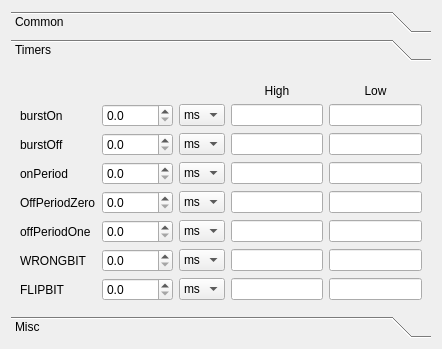
<?xml version="1.0" encoding="UTF-8"?>
<ui version="4.0">
 <class>myTabPage</class>
 <widget class="QWidget" name="myTabPage">
  <property name="geometry">
   <rect>
    <x>0</x>
    <y>0</y>
    <width>442</width>
    <height>349</height>
   </rect>
  </property>
  <property name="windowTitle">
   <string>Form</string>
  </property>
  <layout class="QGridLayout" name="gridLayout">
   <item row="0" column="0">
    <widget class="QToolBox" name="toolBox">
     <property name="enabled">
      <bool>true</bool>
     </property>
     <property name="currentIndex">
      <number>1</number>
     </property>
     <widget class="QWidget" name="commonBox">
      <property name="geometry">
       <rect>
        <x>0</x>
        <y>0</y>
        <width>424</width>
        <height>250</height>
       </rect>
      </property>
      <attribute name="label">
       <string>Common</string>
      </attribute>
      <layout class="QGridLayout" name="gridLayout_2">
       <item row="2" column="0">
        <widget class="QLabel" name="label_2">
         <property name="text">
          <string>Common Signal</string>
         </property>
        </widget>
       </item>
       <item row="2" column="1">
        <widget class="QLineEdit" name="CommonSignal"/>
       </item>
       <item row="7" column="0">
        <widget class="QLabel" name="label_4">
         <property name="text">
          <string>Common Signal Length</string>
         </property>
        </widget>
       </item>
       <item row="7" column="1">
        <widget class="QLineEdit" name="COMMON_SIGNAL_LENGTH"/>
       </item>
       <item row="8" column="0">
        <widget class="QLabel" name="label_3">
         <property name="layoutDirection">
          <enum>Qt::RightToLeft</enum>
         </property>
         <property name="text">
          <string>Command Signal Length</string>
         </property>
        </widget>
       </item>
       <item row="8" column="1">
        <widget class="QLineEdit" name="CMD_SIGNAL_LENGTH"/>
       </item>
       <item row="0" column="0">
        <widget class="QLabel" name="label">
         <property name="text">
          <string>Device Name</string>
         </property>
        </widget>
       </item>
       <item row="0" column="1">
        <widget class="QLineEdit" name="Device_ID"/>
       </item>
       <item row="1" column="0">
        <widget class="QLabel" name="label_5">
         <property name="text">
          <string>Model</string>
         </property>
        </widget>
       </item>
       <item row="1" column="1">
        <widget class="QLineEdit" name="Model"/>
       </item>
       <item row="3" column="0">
        <widget class="QLabel" name="label_6">
         <property name="text">
          <string>xvalue4</string>
         </property>
        </widget>
       </item>
       <item row="3" column="1">
        <widget class="QLineEdit" name="xvalue4"/>
       </item>
       <item row="4" column="0">
        <widget class="QLabel" name="label_7">
         <property name="text">
          <string>xvalue5</string>
         </property>
        </widget>
       </item>
       <item row="4" column="1">
        <widget class="QLineEdit" name="xvalue5"/>
       </item>
       <item row="5" column="0">
        <widget class="QLabel" name="label_8">
         <property name="text">
          <string>yvalue4</string>
         </property>
        </widget>
       </item>
       <item row="5" column="1">
        <widget class="QLineEdit" name="yvalue4"/>
       </item>
       <item row="6" column="0">
        <widget class="QLabel" name="label_9">
         <property name="text">
          <string>yvalue5</string>
         </property>
        </widget>
       </item>
       <item row="6" column="1">
        <widget class="QLineEdit" name="yvalue5"/>
       </item>
      </layout>
     </widget>
     <widget class="QWidget" name="timerBox">
      <property name="geometry">
       <rect>
        <x>0</x>
        <y>0</y>
        <width>424</width>
        <height>250</height>
       </rect>
      </property>
      <attribute name="label">
       <string>Timers</string>
      </attribute>
      <layout class="QGridLayout" name="gridLayout_3">
       <item row="0" column="3">
        <widget class="QLabel" name="label_10">
         <property name="text">
          <string>High</string>
         </property>
         <property name="alignment">
          <set>Qt::AlignBottom|Qt::AlignHCenter</set>
         </property>
        </widget>
       </item>
       <item row="0" column="4">
        <widget class="QLabel" name="label_11">
         <property name="text">
          <string>Low</string>
         </property>
         <property name="alignment">
          <set>Qt::AlignBottom|Qt::AlignHCenter</set>
         </property>
        </widget>
       </item>
       <item row="1" column="0">
        <widget class="QLabel" name="label_12">
         <property name="text">
          <string>burstOn</string>
         </property>
        </widget>
       </item>
       <item row="1" column="1">
        <widget class="QDoubleSpinBox" name="burstOnTime">
         <property name="decimals">
          <number>1</number>
         </property>
         <property name="maximum">
          <double>10000.000000000000000</double>
         </property>
        </widget>
       </item>
       <item row="1" column="2">
        <widget class="QComboBox" name="burstOnUnit">
         <item>
          <property name="text">
           <string>ms</string>
          </property>
         </item>
         <item>
          <property name="text">
           <string>us</string>
          </property>
         </item>
        </widget>
       </item>
       <item row="1" column="3">
        <widget class="QLineEdit" name="burstOnHigh"/>
       </item>
       <item row="1" column="4">
        <widget class="QLineEdit" name="burstOnLow"/>
       </item>
       <item row="2" column="0">
        <widget class="QLabel" name="label_13">
         <property name="text">
          <string>burstOff</string>
         </property>
        </widget>
       </item>
       <item row="2" column="1">
        <widget class="QDoubleSpinBox" name="burstOffTime">
         <property name="decimals">
          <number>1</number>
         </property>
         <property name="maximum">
          <double>10000.000000000000000</double>
         </property>
        </widget>
       </item>
       <item row="2" column="2">
        <widget class="QComboBox" name="burstOffUnit">
         <item>
          <property name="text">
           <string>ms</string>
          </property>
         </item>
         <item>
          <property name="text">
           <string>us</string>
          </property>
         </item>
        </widget>
       </item>
       <item row="2" column="3">
        <widget class="QLineEdit" name="burstOffHigh"/>
       </item>
       <item row="2" column="4">
        <widget class="QLineEdit" name="burstOffLow"/>
       </item>
       <item row="3" column="0">
        <widget class="QLabel" name="label_14">
         <property name="text">
          <string>onPeriod</string>
         </property>
        </widget>
       </item>
       <item row="3" column="1">
        <widget class="QDoubleSpinBox" name="onPeriodTime">
         <property name="decimals">
          <number>1</number>
         </property>
         <property name="maximum">
          <double>10000.000000000000000</double>
         </property>
        </widget>
       </item>
       <item row="3" column="2">
        <widget class="QComboBox" name="onPeriodUnit">
         <item>
          <property name="text">
           <string>ms</string>
          </property>
         </item>
         <item>
          <property name="text">
           <string>us</string>
          </property>
         </item>
        </widget>
       </item>
       <item row="3" column="3">
        <widget class="QLineEdit" name="onPeriodHigh"/>
       </item>
       <item row="3" column="4">
        <widget class="QLineEdit" name="onPeriodLow"/>
       </item>
       <item row="4" column="0">
        <widget class="QLabel" name="label_15">
         <property name="text">
          <string>OffPeriodZero</string>
         </property>
        </widget>
       </item>
       <item row="4" column="1">
        <widget class="QDoubleSpinBox" name="offPeriodZeroTime">
         <property name="decimals">
          <number>1</number>
         </property>
         <property name="maximum">
          <double>10000.000000000000000</double>
         </property>
        </widget>
       </item>
       <item row="4" column="2">
        <widget class="QComboBox" name="offPeriodZeroUnit">
         <item>
          <property name="text">
           <string>ms</string>
          </property>
         </item>
         <item>
          <property name="text">
           <string>us</string>
          </property>
         </item>
        </widget>
       </item>
       <item row="4" column="3">
        <widget class="QLineEdit" name="offPeriodZeroHigh"/>
       </item>
       <item row="4" column="4">
        <widget class="QLineEdit" name="offPeriodZeroLow"/>
       </item>
       <item row="5" column="0">
        <widget class="QLabel" name="label_16">
         <property name="text">
          <string>offPeriodOne</string>
         </property>
        </widget>
       </item>
       <item row="5" column="1">
        <widget class="QDoubleSpinBox" name="offPeriodOneTime">
         <property name="decimals">
          <number>1</number>
         </property>
         <property name="maximum">
          <double>10000.000000000000000</double>
         </property>
        </widget>
       </item>
       <item row="5" column="2">
        <widget class="QComboBox" name="offPeriodOneUnit">
         <item>
          <property name="text">
           <string>ms</string>
          </property>
         </item>
         <item>
          <property name="text">
           <string>us</string>
          </property>
         </item>
        </widget>
       </item>
       <item row="5" column="3">
        <widget class="QLineEdit" name="offPeriodOneHigh"/>
       </item>
       <item row="5" column="4">
        <widget class="QLineEdit" name="offPeriodOneLow"/>
       </item>
       <item row="6" column="0">
        <widget class="QLabel" name="label_17">
         <property name="text">
          <string>WRONGBIT</string>
         </property>
        </widget>
       </item>
       <item row="6" column="1">
        <widget class="QDoubleSpinBox" name="WRONGBITTime">
         <property name="decimals">
          <number>1</number>
         </property>
         <property name="maximum">
          <double>10000.000000000000000</double>
         </property>
        </widget>
       </item>
       <item row="6" column="2">
        <widget class="QComboBox" name="WRONGBITUnit">
         <item>
          <property name="text">
           <string>ms</string>
          </property>
         </item>
         <item>
          <property name="text">
           <string>us</string>
          </property>
         </item>
        </widget>
       </item>
       <item row="6" column="3">
        <widget class="QLineEdit" name="WRONGBITHigh"/>
       </item>
       <item row="6" column="4">
        <widget class="QLineEdit" name="WRONGBITLow"/>
       </item>
       <item row="7" column="0">
        <widget class="QLabel" name="label_18">
         <property name="text">
          <string>FLIPBIT</string>
         </property>
        </widget>
       </item>
       <item row="7" column="1">
        <widget class="QDoubleSpinBox" name="FLIPBITTime">
         <property name="decimals">
          <number>1</number>
         </property>
         <property name="maximum">
          <double>10000.000000000000000</double>
         </property>
        </widget>
       </item>
       <item row="7" column="2">
        <widget class="QComboBox" name="FLIPBITUnit">
         <item>
          <property name="text">
           <string>ms</string>
          </property>
         </item>
         <item>
          <property name="text">
           <string>us</string>
          </property>
         </item>
        </widget>
       </item>
       <item row="7" column="3">
        <widget class="QLineEdit" name="FLIPBITHigh"/>
       </item>
       <item row="7" column="4">
        <widget class="QLineEdit" name="FLIPBITLow"/>
       </item>
      </layout>
     </widget>
     <widget class="QWidget" name="miscBox">
      <property name="geometry">
       <rect>
        <x>0</x>
        <y>0</y>
        <width>424</width>
        <height>250</height>
       </rect>
      </property>
      <attribute name="label">
       <string>Misc</string>
      </attribute>
      <layout class="QGridLayout" name="gridLayout_4">
       <item row="0" column="0">
        <widget class="QLabel" name="label_19">
         <property name="text">
          <string>REPEAT_XP</string>
         </property>
        </widget>
       </item>
       <item row="0" column="1">
        <widget class="QLineEdit" name="REPEAT_XP"/>
       </item>
       <item row="1" column="0">
        <widget class="QLabel" name="label_20">
         <property name="text">
          <string>REPEAT_XM</string>
         </property>
        </widget>
       </item>
       <item row="1" column="1">
        <widget class="QLineEdit" name="REPEAT_XM"/>
       </item>
       <item row="2" column="0">
        <widget class="QLabel" name="label_21">
         <property name="text">
          <string>REPEAT_YP</string>
         </property>
        </widget>
       </item>
       <item row="2" column="1">
        <widget class="QLineEdit" name="REPEAT_YP"/>
       </item>
       <item row="3" column="0">
        <widget class="QLabel" name="label_22">
         <property name="text">
          <string>REPEAT_YM</string>
         </property>
        </widget>
       </item>
       <item row="3" column="1">
        <widget class="QLineEdit" name="REPEAT_YM"/>
       </item>
       <item row="4" column="0">
        <widget class="QLabel" name="label_23">
         <property name="text">
          <string>FLIP_POSITION_IN_DATA1</string>
         </property>
        </widget>
       </item>
       <item row="4" column="1">
        <widget class="QLineEdit" name="FLIP_POSITION_IN_DATA1"/>
       </item>
       <item row="5" column="0">
        <widget class="QLabel" name="label_24">
         <property name="text">
          <string>FLIP_POSITION_IN_DATA2</string>
         </property>
        </widget>
       </item>
       <item row="5" column="1">
        <widget class="QLineEdit" name="FLIP_POSITION_IN_DATA2"/>
       </item>
       <item row="6" column="0">
        <widget class="QLabel" name="label_25">
         <property name="text">
          <string>FLIP_POSITION_IN_DATA3</string>
         </property>
        </widget>
       </item>
       <item row="6" column="1">
        <widget class="QLineEdit" name="FLIP_POSITION_IN_DATA3"/>
       </item>
       <item row="7" column="0">
        <widget class="QLabel" name="label_26">
         <property name="text">
          <string>WRONG_POSITION_IN_DATA1</string>
         </property>
        </widget>
       </item>
       <item row="7" column="1">
        <widget class="QLineEdit" name="WRONG_POSITION_IN_DATA1"/>
       </item>
      </layout>
     </widget>
    </widget>
   </item>
  </layout>
 </widget>
 <tabstops>
  <tabstop>Device_ID</tabstop>
  <tabstop>Model</tabstop>
  <tabstop>CommonSignal</tabstop>
  <tabstop>xvalue4</tabstop>
  <tabstop>xvalue5</tabstop>
  <tabstop>yvalue4</tabstop>
  <tabstop>yvalue5</tabstop>
  <tabstop>COMMON_SIGNAL_LENGTH</tabstop>
  <tabstop>CMD_SIGNAL_LENGTH</tabstop>
  <tabstop>burstOnTime</tabstop>
  <tabstop>burstOnUnit</tabstop>
  <tabstop>burstOnHigh</tabstop>
  <tabstop>burstOnLow</tabstop>
  <tabstop>burstOffTime</tabstop>
  <tabstop>burstOffUnit</tabstop>
  <tabstop>burstOffHigh</tabstop>
  <tabstop>burstOffLow</tabstop>
  <tabstop>onPeriodTime</tabstop>
  <tabstop>onPeriodUnit</tabstop>
  <tabstop>onPeriodHigh</tabstop>
  <tabstop>onPeriodLow</tabstop>
  <tabstop>offPeriodZeroTime</tabstop>
  <tabstop>offPeriodZeroUnit</tabstop>
  <tabstop>offPeriodZeroHigh</tabstop>
  <tabstop>offPeriodZeroLow</tabstop>
  <tabstop>offPeriodOneTime</tabstop>
  <tabstop>offPeriodOneUnit</tabstop>
  <tabstop>offPeriodOneHigh</tabstop>
  <tabstop>offPeriodOneLow</tabstop>
  <tabstop>WRONGBITTime</tabstop>
  <tabstop>WRONGBITUnit</tabstop>
  <tabstop>WRONGBITHigh</tabstop>
  <tabstop>WRONGBITLow</tabstop>
  <tabstop>FLIPBITTime</tabstop>
  <tabstop>FLIPBITUnit</tabstop>
  <tabstop>FLIPBITHigh</tabstop>
  <tabstop>FLIPBITLow</tabstop>
  <tabstop>REPEAT_XP</tabstop>
  <tabstop>REPEAT_XM</tabstop>
  <tabstop>REPEAT_YP</tabstop>
  <tabstop>REPEAT_YM</tabstop>
  <tabstop>FLIP_POSITION_IN_DATA1</tabstop>
  <tabstop>FLIP_POSITION_IN_DATA2</tabstop>
  <tabstop>FLIP_POSITION_IN_DATA3</tabstop>
  <tabstop>WRONG_POSITION_IN_DATA1</tabstop>
 </tabstops>
 <resources/>
 <connections/>
</ui>
